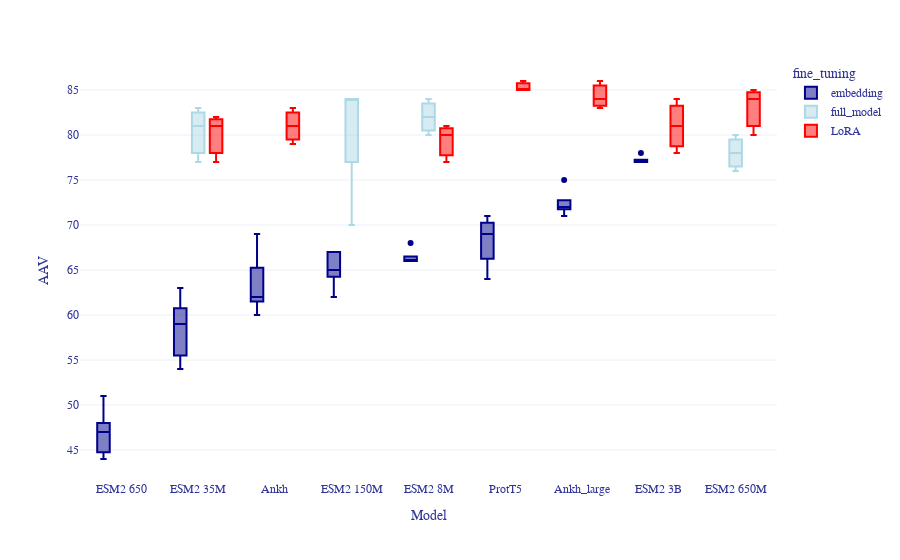

Notebook code cell kept with this figure:
### Code cell
plot_performance_per_feature(merged_df, 'AAV')

### Figure 1 — Plotly figure (JSON) as saved in the notebook; plotly's stock layout.template omitted (floating-point values rounded to 4 significant figures)
{"data": [{"alignmentgroup": "True", "hovertemplate": "fine_tuning=embedding<br>Model=%{x}<br>AAV=%{y}<extra></extra>", "legendgroup": "embedding", "marker": {"color": "darkblue"}, "name": "embedding", "notched": false, "offsetgroup": "embedding", "orientation": "v", "showlegend": true, "type": "box", "x": ["ESM2 8M", "ESM2 8M", "ESM2 8M", "ESM2 8M", "ESM2 8M", "ESM2 35M", "ESM2 35M", "ESM2 35M", "ESM2 35M", "ESM2 35M", "ESM2 150M", "ESM2 150M", "ESM2 150M", "ESM2 150M", "ESM2 150M", "ESM2 650", "ESM2 650", "ESM2 650", "ESM2 650", "ESM2 650", "ESM2 3B", "ESM2 3B", "ESM2 3B", "ESM2 3B", "ESM2 3B", "ProtT5", "ProtT5", "ProtT5", "ProtT5", "ProtT5", "Ankh", "Ankh", "Ankh", "Ankh", "Ankh", "Ankh_large", "Ankh_large", "Ankh_large", "Ankh_large", "Ankh_large"], "x0": " ", "xaxis": "x", "y": [68, 66, 66, 66, 66, 63, 59, 56, 54, 60, 67, 65, 62, 65, 67, 51, 45, 47, 44, 47, 77, 77, 77, 77, 78, 70, 71, 64, 67, 69, 62, 60, 62, 64, 69, 75, 71, 72, 72, 72], "y0": " ", "yaxis": "y"}, {"alignmentgroup": "True", "hovertemplate": "fine_tuning=full_model<br>Model=%{x}<br>AAV=%{y}<extra></extra>", "legendgroup": "full_model", "marker": {"color": "lightblue"}, "name": "full_model", "notched": false, "offsetgroup": "full_model", "orientation": "v", "showlegend": true, "type": "box", "x": ["ESM2 8M", "ESM2 8M", "ESM2 8M", "ESM2 35M", "ESM2 35M", "ESM2 35M", "ESM2 150M", "ESM2 150M", "ESM2 150M", "ESM2 150M", "ESM2 650M", "ESM2 650M", "ESM2 650M"], "x0": " ", "xaxis": "x", "y": [82, 84, 80, 77, 81, 83, 84, 70, 84, 84, 78, 80, 76], "y0": " ", "yaxis": "y"}, {"alignmentgroup": "True", "hovertemplate": "fine_tuning=LoRA<br>Model=%{x}<br>AAV=%{y}<extra></extra>", "legendgroup": "LoRA", "marker": {"color": "red"}, "name": "LoRA", "notched": false, "offsetgroup": "LoRA", "orientation": "v", "showlegend": true, "type": "box", "x": ["ESM2 8M", "ESM2 8M", "ESM2 8M", "ESM2 35M", "ESM2 35M", "ESM2 35M", "ESM2 650M", "ESM2 650M", "ESM2 650M", "ESM2 3B", "ESM2 3B", "ESM2 3B", "ProtT5", "ProtT5", "ProtT5", "Ankh", "Ankh", "Ankh", "Ankh_large", "Ankh_large", "Ankh_large"], "x0": " ", "xaxis": "x", "y": [80, 77, 81, 77, 81, 82, 84, 80, 85, 78, 84, 81, 85, 86, 85, 83, 81, 79, 84, 83, 86], "y0": " ", "yaxis": "y"}, {"alignmentgroup": "True", "hovertemplate": "fine_tuning=<br>Model=%{x}<br>AAV=%{y}<extra></extra>", "legendgroup": "", "marker": {"color": "darkblue"}, "name": "", "notched": false, "offsetgroup": "", "orientation": "v", "showlegend": false, "type": "box", "x": ["", "", "", "", ""], "x0": " ", "xaxis": "x", "y": [null, null, null, null, null], "y0": " ", "yaxis": "y"}], "layout": {"boxmode": "group", "font": {"color": "#303496", "family": "Arial"}, "legend": {"title": {"text": "fine_tuning"}, "tracegroupgap": 0}, "margin": {"t": 60}, "xaxis": {"anchor": "y", "categoryarray": ["ESM2 650", "ESM2 35M", "Ankh", "ESM2 150M", "ESM2 8M", "ProtT5", "Ankh_large", "ESM2 3B"], "categoryorder": "array", "domain": [0, 1], "title": {"text": "Model"}}, "yaxis": {"anchor": "x", "domain": [0, 1], "title": {"text": "AAV"}}}}
